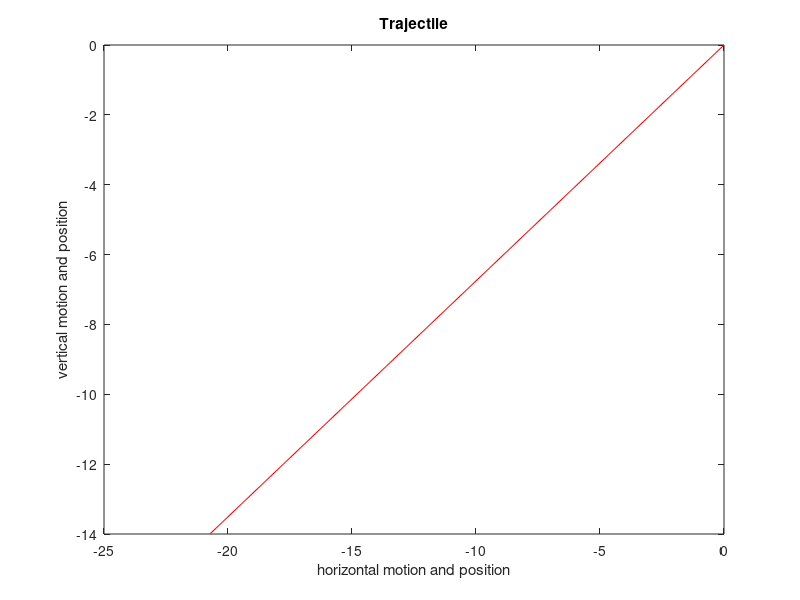

This chart was generated by the following MATLAB code:
clear all;
%% variables
x0 = input ("Enter the x position: ");
y0 = input ("Enter the y position: ");
delta_t = input ("Enter the Step sizes: ");
theta = input ("Enter the projectile angle: ")*180/pi;
v0 = input ("Enter the initial velocity:");
maxsteps=1000000;
g = 9.81;
%% Initial state
y(1,:) = [0 0 v0*cos(theta) v0*sin(theta)];

%% The loop
for i = 1:maxsteps
    y(i+1,:) = y(i,:) + delta_t*[y(i,3), y(i,4), 0, -g];
    if (y(i+1,2)<0)
        break;
    end
end
%% plot 
figure
plot (y(:,1), y(:,2),"r");
xlabel ("horizontal motion and position");
ylabel ("vertical motion and position");
title ("Trajectile");

